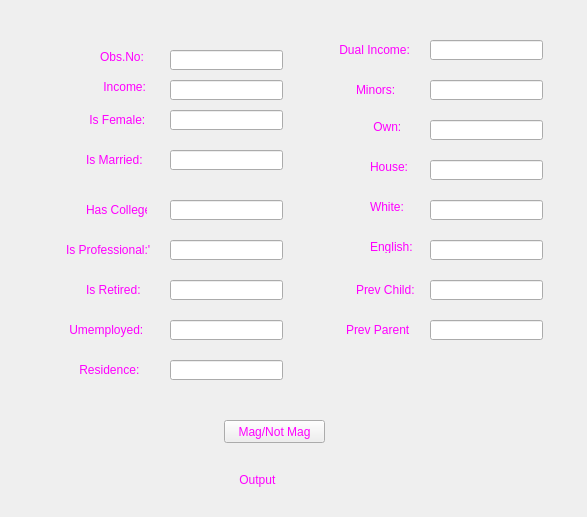
<?xml version="1.0" encoding="UTF-8"?>
<ui version="4.0">
 <class>Form</class>
 <widget class="QWidget" name="Form">
  <property name="geometry">
   <rect>
    <x>0</x>
    <y>0</y>
    <width>587</width>
    <height>517</height>
   </rect>
  </property>
  <property name="windowTitle">
   <string>Form</string>
  </property>
  <property name="styleSheet">
   <string notr="true">font: 10pt &quot;MS Shell Dlg 2&quot;;
color:rgb(255, 0, 255)</string>
  </property>
  <widget class="QLabel" name="label">
   <property name="geometry">
    <rect>
     <x>100</x>
     <y>50</y>
     <width>47</width>
     <height>13</height>
    </rect>
   </property>
   <property name="text">
    <string>Obs.No:</string>
   </property>
  </widget>
  <widget class="QLabel" name="label_2">
   <property name="geometry">
    <rect>
     <x>100</x>
     <y>80</y>
     <width>47</width>
     <height>13</height>
    </rect>
   </property>
   <property name="text">
    <string> Income:</string>
   </property>
  </widget>
  <widget class="QLabel" name="label_3">
   <property name="geometry">
    <rect>
     <x>86</x>
     <y>110</y>
     <width>61</width>
     <height>20</height>
    </rect>
   </property>
   <property name="text">
    <string> Is Female:</string>
   </property>
  </widget>
  <widget class="QLabel" name="label_4">
   <property name="geometry">
    <rect>
     <x>86</x>
     <y>150</y>
     <width>61</width>
     <height>20</height>
    </rect>
   </property>
   <property name="text">
    <string>Is Married:</string>
   </property>
  </widget>
  <widget class="QLabel" name="label_5">
   <property name="geometry">
    <rect>
     <x>86</x>
     <y>200</y>
     <width>61</width>
     <height>20</height>
    </rect>
   </property>
   <property name="text">
    <string>Has College:</string>
   </property>
  </widget>
  <widget class="QLabel" name="label_6">
   <property name="geometry">
    <rect>
     <x>336</x>
     <y>40</y>
     <width>81</width>
     <height>20</height>
    </rect>
   </property>
   <property name="text">
    <string> Dual Income:</string>
   </property>
  </widget>
  <widget class="QLabel" name="label_7">
   <property name="geometry">
    <rect>
     <x>356</x>
     <y>80</y>
     <width>61</width>
     <height>20</height>
    </rect>
   </property>
   <property name="text">
    <string>Minors:</string>
   </property>
  </widget>
  <widget class="QLabel" name="label_8">
   <property name="geometry">
    <rect>
     <x>370</x>
     <y>120</y>
     <width>47</width>
     <height>13</height>
    </rect>
   </property>
   <property name="text">
    <string> Own:</string>
   </property>
  </widget>
  <widget class="QLabel" name="label_9">
   <property name="geometry">
    <rect>
     <x>370</x>
     <y>160</y>
     <width>47</width>
     <height>13</height>
    </rect>
   </property>
   <property name="text">
    <string>House:</string>
   </property>
  </widget>
  <widget class="QLabel" name="label_10">
   <property name="geometry">
    <rect>
     <x>370</x>
     <y>200</y>
     <width>47</width>
     <height>13</height>
    </rect>
   </property>
   <property name="text">
    <string>White:</string>
   </property>
  </widget>
  <widget class="QLabel" name="label_11">
   <property name="geometry">
    <rect>
     <x>66</x>
     <y>240</y>
     <width>91</width>
     <height>20</height>
    </rect>
   </property>
   <property name="text">
    <string>Is Professional:'</string>
   </property>
  </widget>
  <widget class="QLabel" name="label_12">
   <property name="geometry">
    <rect>
     <x>370</x>
     <y>240</y>
     <width>47</width>
     <height>13</height>
    </rect>
   </property>
   <property name="text">
    <string>English:</string>
   </property>
  </widget>
  <widget class="QLabel" name="label_13">
   <property name="geometry">
    <rect>
     <x>86</x>
     <y>280</y>
     <width>61</width>
     <height>20</height>
    </rect>
   </property>
   <property name="text">
    <string>Is Retired:</string>
   </property>
  </widget>
  <widget class="QLabel" name="label_14">
   <property name="geometry">
    <rect>
     <x>356</x>
     <y>280</y>
     <width>61</width>
     <height>20</height>
    </rect>
   </property>
   <property name="text">
    <string>Prev Child:</string>
   </property>
  </widget>
  <widget class="QLabel" name="label_15">
   <property name="geometry">
    <rect>
     <x>66</x>
     <y>320</y>
     <width>81</width>
     <height>20</height>
    </rect>
   </property>
   <property name="text">
    <string> Umemployed:</string>
   </property>
  </widget>
  <widget class="QLabel" name="label_16">
   <property name="geometry">
    <rect>
     <x>346</x>
     <y>320</y>
     <width>71</width>
     <height>20</height>
    </rect>
   </property>
   <property name="text">
    <string>Prev Parent</string>
   </property>
  </widget>
  <widget class="QLabel" name="label_17">
   <property name="geometry">
    <rect>
     <x>76</x>
     <y>360</y>
     <width>71</width>
     <height>20</height>
    </rect>
   </property>
   <property name="text">
    <string> Residence:</string>
   </property>
  </widget>
  <widget class="QLineEdit" name="lineEdit">
   <property name="geometry">
    <rect>
     <x>170</x>
     <y>50</y>
     <width>113</width>
     <height>20</height>
    </rect>
   </property>
  </widget>
  <widget class="QLineEdit" name="lineEdit_2">
   <property name="geometry">
    <rect>
     <x>170</x>
     <y>80</y>
     <width>113</width>
     <height>20</height>
    </rect>
   </property>
  </widget>
  <widget class="QLineEdit" name="lineEdit_3">
   <property name="geometry">
    <rect>
     <x>170</x>
     <y>110</y>
     <width>113</width>
     <height>20</height>
    </rect>
   </property>
  </widget>
  <widget class="QLineEdit" name="lineEdit_4">
   <property name="geometry">
    <rect>
     <x>170</x>
     <y>150</y>
     <width>113</width>
     <height>20</height>
    </rect>
   </property>
  </widget>
  <widget class="QLineEdit" name="lineEdit_5">
   <property name="geometry">
    <rect>
     <x>170</x>
     <y>200</y>
     <width>113</width>
     <height>20</height>
    </rect>
   </property>
  </widget>
  <widget class="QLineEdit" name="lineEdit_6">
   <property name="geometry">
    <rect>
     <x>170</x>
     <y>240</y>
     <width>113</width>
     <height>20</height>
    </rect>
   </property>
  </widget>
  <widget class="QLineEdit" name="lineEdit_7">
   <property name="geometry">
    <rect>
     <x>170</x>
     <y>280</y>
     <width>113</width>
     <height>20</height>
    </rect>
   </property>
  </widget>
  <widget class="QLineEdit" name="lineEdit_8">
   <property name="geometry">
    <rect>
     <x>170</x>
     <y>320</y>
     <width>113</width>
     <height>20</height>
    </rect>
   </property>
  </widget>
  <widget class="QLineEdit" name="lineEdit_9">
   <property name="geometry">
    <rect>
     <x>170</x>
     <y>360</y>
     <width>113</width>
     <height>20</height>
    </rect>
   </property>
  </widget>
  <widget class="QLineEdit" name="lineEdit_10">
   <property name="geometry">
    <rect>
     <x>430</x>
     <y>40</y>
     <width>113</width>
     <height>20</height>
    </rect>
   </property>
  </widget>
  <widget class="QLineEdit" name="lineEdit_11">
   <property name="geometry">
    <rect>
     <x>430</x>
     <y>80</y>
     <width>113</width>
     <height>20</height>
    </rect>
   </property>
  </widget>
  <widget class="QLineEdit" name="lineEdit_12">
   <property name="geometry">
    <rect>
     <x>430</x>
     <y>120</y>
     <width>113</width>
     <height>20</height>
    </rect>
   </property>
  </widget>
  <widget class="QLineEdit" name="lineEdit_13">
   <property name="geometry">
    <rect>
     <x>430</x>
     <y>160</y>
     <width>113</width>
     <height>20</height>
    </rect>
   </property>
  </widget>
  <widget class="QLineEdit" name="lineEdit_14">
   <property name="geometry">
    <rect>
     <x>430</x>
     <y>200</y>
     <width>113</width>
     <height>20</height>
    </rect>
   </property>
  </widget>
  <widget class="QLineEdit" name="lineEdit_15">
   <property name="geometry">
    <rect>
     <x>430</x>
     <y>240</y>
     <width>113</width>
     <height>20</height>
    </rect>
   </property>
  </widget>
  <widget class="QLineEdit" name="lineEdit_16">
   <property name="geometry">
    <rect>
     <x>430</x>
     <y>280</y>
     <width>113</width>
     <height>20</height>
    </rect>
   </property>
  </widget>
  <widget class="QLineEdit" name="lineEdit_17">
   <property name="geometry">
    <rect>
     <x>430</x>
     <y>320</y>
     <width>113</width>
     <height>20</height>
    </rect>
   </property>
  </widget>
  <widget class="QPushButton" name="pushButton">
   <property name="geometry">
    <rect>
     <x>224</x>
     <y>420</y>
     <width>101</width>
     <height>23</height>
    </rect>
   </property>
   <property name="text">
    <string>Mag/Not Mag</string>
   </property>
  </widget>
  <widget class="QLabel" name="label_19">
   <property name="geometry">
    <rect>
     <x>236</x>
     <y>470</y>
     <width>71</width>
     <height>20</height>
    </rect>
   </property>
   <property name="text">
    <string> Output</string>
   </property>
  </widget>
 </widget>
 <resources/>
 <connections/>
</ui>
